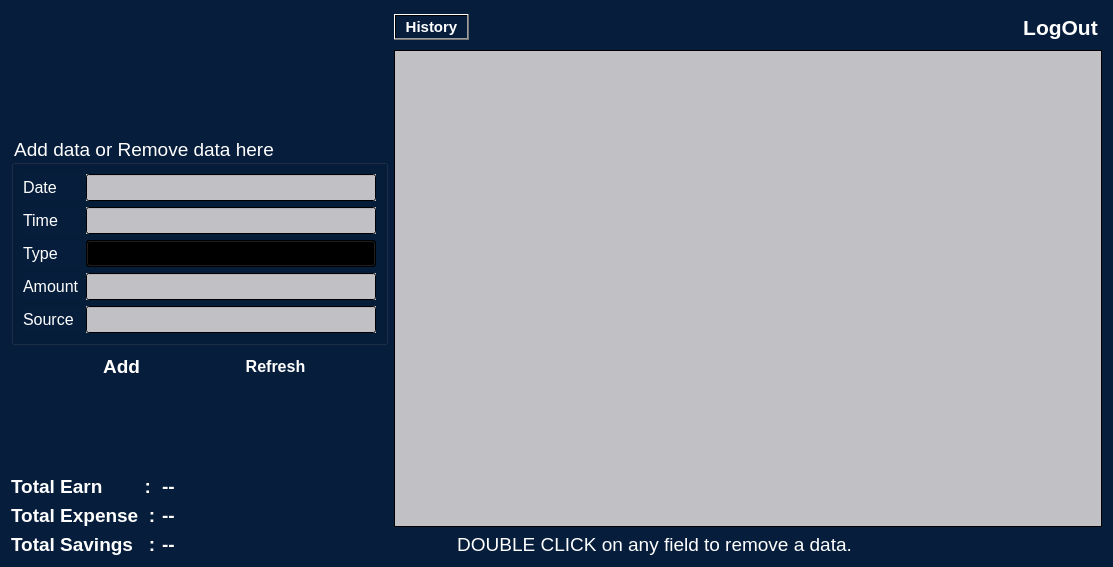
<?xml version="1.0" encoding="UTF-8"?>
<ui version="4.0">
 <class>All</class>
 <widget class="QDialog" name="All">
  <property name="geometry">
   <rect>
    <x>0</x>
    <y>0</y>
    <width>1113</width>
    <height>567</height>
   </rect>
  </property>
  <property name="font">
   <font>
    <pointsize>12</pointsize>
   </font>
  </property>
  <property name="windowTitle">
   <string>Add or Remove</string>
  </property>
  <property name="windowIcon">
   <iconset resource="resource.qrc">
    <normaloff>:/img/img/Picture2.png</normaloff>:/img/img/Picture2.png</iconset>
  </property>
  <property name="autoFillBackground">
   <bool>false</bool>
  </property>
  <property name="styleSheet">
   <string notr="true">background-color: qlineargradient(spread:pad, x1:0, y1:1, x2:0, y2:1, stop:0 rgba(6, 29, 59, 255));
color: rgb(255, 255, 255);</string>
  </property>
  <layout class="QVBoxLayout" name="verticalLayout_11">
   <item>
    <layout class="QHBoxLayout" name="horizontalLayout_6" stretch="8,15">
     <item>
      <layout class="QVBoxLayout" name="verticalLayout_10">
       <item>
        <layout class="QHBoxLayout" name="horizontalLayout_10">
         <item>
          <layout class="QHBoxLayout" name="horizontalLayout_9" stretch="2,10">
           <item>
            <widget class="QLabel" name="label_8">
             <property name="sizePolicy">
              <sizepolicy hsizetype="Preferred" vsizetype="Preferred">
               <horstretch>0</horstretch>
               <verstretch>0</verstretch>
              </sizepolicy>
             </property>
             <property name="styleSheet">
              <string notr="true">image: url(:/img/img/user.jpg);</string>
             </property>
             <property name="text">
              <string/>
             </property>
            </widget>
           </item>
           <item>
            <widget class="QLabel" name="nameLabel">
             <property name="font">
              <font>
               <pointsize>14</pointsize>
               <weight>75</weight>
               <bold>true</bold>
              </font>
             </property>
             <property name="styleSheet">
              <string notr="true">color: rgb(255, 255, 255);</string>
             </property>
             <property name="text">
              <string/>
             </property>
            </widget>
           </item>
          </layout>
         </item>
         <item>
          <spacer name="verticalSpacer_2">
           <property name="orientation">
            <enum>Qt::Vertical</enum>
           </property>
           <property name="sizeHint" stdset="0">
            <size>
             <width>28</width>
             <height>28</height>
            </size>
           </property>
          </spacer>
         </item>
        </layout>
       </item>
       <item>
        <widget class="QGroupBox" name="groupBox">
         <property name="sizePolicy">
          <sizepolicy hsizetype="Preferred" vsizetype="Preferred">
           <horstretch>0</horstretch>
           <verstretch>0</verstretch>
          </sizepolicy>
         </property>
         <property name="font">
          <font>
           <pointsize>14</pointsize>
          </font>
         </property>
         <property name="styleSheet">
          <string notr="true">color: rgb(255, 255, 255);</string>
         </property>
         <property name="title">
          <string>Add data or Remove data here</string>
         </property>
         <layout class="QVBoxLayout" name="verticalLayout_3">
          <item>
           <layout class="QHBoxLayout" name="horizontalLayout">
            <item>
             <layout class="QVBoxLayout" name="verticalLayout">
              <item>
               <widget class="QLabel" name="label">
                <property name="font">
                 <font>
                  <pointsize>12</pointsize>
                 </font>
                </property>
                <property name="styleSheet">
                 <string notr="true">color: rgb(255, 255, 255);</string>
                </property>
                <property name="text">
                 <string>Date</string>
                </property>
               </widget>
              </item>
              <item>
               <widget class="QLabel" name="label_5">
                <property name="font">
                 <font>
                  <pointsize>12</pointsize>
                 </font>
                </property>
                <property name="styleSheet">
                 <string notr="true">color: rgb(255, 255, 255);</string>
                </property>
                <property name="text">
                 <string>Time</string>
                </property>
               </widget>
              </item>
              <item>
               <widget class="QLabel" name="label_2">
                <property name="font">
                 <font>
                  <pointsize>12</pointsize>
                 </font>
                </property>
                <property name="styleSheet">
                 <string notr="true">color: rgb(255, 255, 255);</string>
                </property>
                <property name="text">
                 <string>Type</string>
                </property>
               </widget>
              </item>
              <item>
               <widget class="QLabel" name="label_3">
                <property name="font">
                 <font>
                  <pointsize>12</pointsize>
                 </font>
                </property>
                <property name="styleSheet">
                 <string notr="true">color: rgb(255, 255, 255);</string>
                </property>
                <property name="text">
                 <string>Amount</string>
                </property>
               </widget>
              </item>
              <item>
               <widget class="QLabel" name="label_4">
                <property name="font">
                 <font>
                  <pointsize>12</pointsize>
                 </font>
                </property>
                <property name="styleSheet">
                 <string notr="true">color: rgb(255, 255, 255);</string>
                </property>
                <property name="text">
                 <string>Source</string>
                </property>
               </widget>
              </item>
             </layout>
            </item>
            <item>
             <layout class="QVBoxLayout" name="verticalLayout_2">
              <item>
               <widget class="QLineEdit" name="dte">
                <property name="enabled">
                 <bool>true</bool>
                </property>
                <property name="font">
                 <font>
                  <pointsize>12</pointsize>
                 </font>
                </property>
                <property name="styleSheet">
                 <string notr="true">background-color: qlineargradient(spread:pad, x1:0, y1:1, x2:0, y2:1, stop:0 rgba(192, 192, 197, 255));

color: rgb(0, 0, 0);</string>
                </property>
               </widget>
              </item>
              <item>
               <widget class="QLineEdit" name="tym">
                <property name="font">
                 <font>
                  <pointsize>12</pointsize>
                 </font>
                </property>
                <property name="styleSheet">
                 <string notr="true">background-color: qlineargradient(spread:pad, x1:0, y1:1, x2:0, y2:1, stop:0 rgba(192, 192, 197, 255));


color: rgb(0, 0, 0);</string>
                </property>
               </widget>
              </item>
              <item>
               <widget class="QComboBox" name="comboBox">
                <property name="font">
                 <font>
                  <pointsize>12</pointsize>
                 </font>
                </property>
                <property name="styleSheet">
                 <string notr="true">background-color: qlineargradient(spread:pad, x1:0, y1:1, x2:0, y2:1, stop:0 rgba(192, 192, 197, 255));

color: rgb(0, 0, 0);</string>
                </property>
               </widget>
              </item>
              <item>
               <widget class="QLineEdit" name="amount">
                <property name="font">
                 <font>
                  <pointsize>12</pointsize>
                 </font>
                </property>
                <property name="styleSheet">
                 <string notr="true">background-color: qlineargradient(spread:pad, x1:0, y1:1, x2:0, y2:1, stop:0 rgba(192, 192, 197, 255));


color: rgb(0, 0, 0);</string>
                </property>
               </widget>
              </item>
              <item>
               <widget class="QLineEdit" name="source">
                <property name="font">
                 <font>
                  <pointsize>12</pointsize>
                 </font>
                </property>
                <property name="styleSheet">
                 <string notr="true">background-color: qlineargradient(spread:pad, x1:0, y1:1, x2:0, y2:1, stop:0 rgba(192, 192, 197, 255));

color: rgb(0, 0, 0);</string>
                </property>
               </widget>
              </item>
             </layout>
            </item>
           </layout>
          </item>
         </layout>
        </widget>
       </item>
       <item>
        <layout class="QVBoxLayout" name="verticalLayout_9">
         <item>
          <layout class="QHBoxLayout" name="horizontalLayout_2">
           <item>
            <widget class="QPushButton" name="add">
             <property name="sizePolicy">
              <sizepolicy hsizetype="Fixed" vsizetype="Fixed">
               <horstretch>0</horstretch>
               <verstretch>0</verstretch>
              </sizepolicy>
             </property>
             <property name="font">
              <font>
               <pointsize>14</pointsize>
               <weight>75</weight>
               <bold>true</bold>
              </font>
             </property>
             <property name="styleSheet">
              <string notr="true">color: rgb(0, 0, 0);color: rgb(255, 255, 255);</string>
             </property>
             <property name="text">
              <string>Add</string>
             </property>
             <property name="autoDefault">
              <bool>false</bool>
             </property>
             <property name="flat">
              <bool>true</bool>
             </property>
            </widget>
           </item>
           <item>
            <widget class="QPushButton" name="refresh">
             <property name="sizePolicy">
              <sizepolicy hsizetype="Fixed" vsizetype="Fixed">
               <horstretch>0</horstretch>
               <verstretch>0</verstretch>
              </sizepolicy>
             </property>
             <property name="font">
              <font>
               <pointsize>12</pointsize>
               <weight>75</weight>
               <bold>true</bold>
              </font>
             </property>
             <property name="text">
              <string>Refresh</string>
             </property>
             <property name="autoDefault">
              <bool>false</bool>
             </property>
             <property name="flat">
              <bool>true</bool>
             </property>
            </widget>
           </item>
          </layout>
         </item>
         <item>
          <spacer name="verticalSpacer">
           <property name="orientation">
            <enum>Qt::Vertical</enum>
           </property>
           <property name="sizeHint" stdset="0">
            <size>
             <width>20</width>
             <height>58</height>
            </size>
           </property>
          </spacer>
         </item>
        </layout>
       </item>
       <item>
        <layout class="QHBoxLayout" name="horizontalLayout_3">
         <item>
          <layout class="QVBoxLayout" name="verticalLayout_6">
           <item>
            <widget class="QLabel" name="label_6">
             <property name="font">
              <font>
               <pointsize>14</pointsize>
               <weight>75</weight>
               <bold>true</bold>
              </font>
             </property>
             <property name="text">
              <string>Total Earn        :</string>
             </property>
            </widget>
           </item>
           <item>
            <widget class="QLabel" name="label_7">
             <property name="font">
              <font>
               <pointsize>14</pointsize>
               <weight>75</weight>
               <bold>true</bold>
              </font>
             </property>
             <property name="text">
              <string>Total Expense  :</string>
             </property>
            </widget>
           </item>
           <item>
            <widget class="QLabel" name="label_9">
             <property name="font">
              <font>
               <pointsize>14</pointsize>
               <weight>75</weight>
               <bold>true</bold>
              </font>
             </property>
             <property name="text">
              <string>Total Savings   :</string>
             </property>
            </widget>
           </item>
          </layout>
         </item>
         <item>
          <layout class="QVBoxLayout" name="verticalLayout_4">
           <item>
            <widget class="QLabel" name="earn">
             <property name="sizePolicy">
              <sizepolicy hsizetype="Expanding" vsizetype="Preferred">
               <horstretch>0</horstretch>
               <verstretch>0</verstretch>
              </sizepolicy>
             </property>
             <property name="font">
              <font>
               <pointsize>14</pointsize>
               <weight>75</weight>
               <bold>true</bold>
              </font>
             </property>
             <property name="text">
              <string>--</string>
             </property>
            </widget>
           </item>
           <item>
            <widget class="QLabel" name="expense">
             <property name="sizePolicy">
              <sizepolicy hsizetype="Expanding" vsizetype="Preferred">
               <horstretch>0</horstretch>
               <verstretch>0</verstretch>
              </sizepolicy>
             </property>
             <property name="font">
              <font>
               <pointsize>14</pointsize>
               <weight>75</weight>
               <bold>true</bold>
              </font>
             </property>
             <property name="text">
              <string>--</string>
             </property>
            </widget>
           </item>
           <item>
            <widget class="QLabel" name="savings">
             <property name="font">
              <font>
               <pointsize>14</pointsize>
               <weight>75</weight>
               <bold>true</bold>
              </font>
             </property>
             <property name="styleSheet">
              <string notr="true"/>
             </property>
             <property name="text">
              <string>--</string>
             </property>
            </widget>
           </item>
          </layout>
         </item>
        </layout>
       </item>
      </layout>
     </item>
     <item>
      <layout class="QVBoxLayout" name="verticalLayout_8">
       <item>
        <layout class="QHBoxLayout" name="horizontalLayout_5">
         <item>
          <widget class="QPushButton" name="historyButton">
           <property name="font">
            <font>
             <pointsize>11</pointsize>
             <weight>75</weight>
             <bold>true</bold>
            </font>
           </property>
           <property name="text">
            <string>History</string>
           </property>
          </widget>
         </item>
         <item>
          <layout class="QHBoxLayout" name="horizontalLayout_4">
           <item>
            <spacer name="horizontalSpacer">
             <property name="orientation">
              <enum>Qt::Horizontal</enum>
             </property>
             <property name="sizeHint" stdset="0">
              <size>
               <width>40</width>
               <height>20</height>
              </size>
             </property>
            </spacer>
           </item>
          </layout>
         </item>
         <item>
          <widget class="QPushButton" name="out">
           <property name="sizePolicy">
            <sizepolicy hsizetype="Preferred" vsizetype="Preferred">
             <horstretch>0</horstretch>
             <verstretch>0</verstretch>
            </sizepolicy>
           </property>
           <property name="font">
            <font>
             <pointsize>16</pointsize>
             <weight>75</weight>
             <bold>true</bold>
            </font>
           </property>
           <property name="styleSheet">
            <string notr="true">color: rgb(255, 255, 255);</string>
           </property>
           <property name="text">
            <string>LogOut</string>
           </property>
           <property name="autoDefault">
            <bool>false</bool>
           </property>
           <property name="flat">
            <bool>true</bool>
           </property>
          </widget>
         </item>
        </layout>
       </item>
       <item>
        <layout class="QVBoxLayout" name="verticalLayout_7">
         <item>
          <layout class="QVBoxLayout" name="verticalLayout_5">
           <item>
            <widget class="QTableView" name="tableView">
             <property name="sizePolicy">
              <sizepolicy hsizetype="Expanding" vsizetype="Expanding">
               <horstretch>0</horstretch>
               <verstretch>0</verstretch>
              </sizepolicy>
             </property>
             <property name="font">
              <font>
               <family>MS Shell Dlg 2</family>
               <pointsize>12</pointsize>
              </font>
             </property>
             <property name="styleSheet">
              <string notr="true">color: rgb(0, 0, 0);
background-color: qlineargradient(spread:pad, x1:0, y1:1, x2:0, y2:1, stop:0 rgba(192, 192, 197, 255));

</string>
             </property>
            </widget>
           </item>
           <item>
            <widget class="QLabel" name="label_remove">
             <property name="sizePolicy">
              <sizepolicy hsizetype="Preferred" vsizetype="Fixed">
               <horstretch>0</horstretch>
               <verstretch>0</verstretch>
              </sizepolicy>
             </property>
             <property name="font">
              <font>
               <pointsize>14</pointsize>
              </font>
             </property>
             <property name="styleSheet">
              <string notr="true">color: rgb(255, 255, 255);</string>
             </property>
             <property name="text">
              <string>            DOUBLE CLICK on any field to remove a data.</string>
             </property>
            </widget>
           </item>
          </layout>
         </item>
        </layout>
       </item>
      </layout>
     </item>
    </layout>
   </item>
  </layout>
 </widget>
 <resources>
  <include location="resource.qrc"/>
 </resources>
 <connections/>
</ui>
